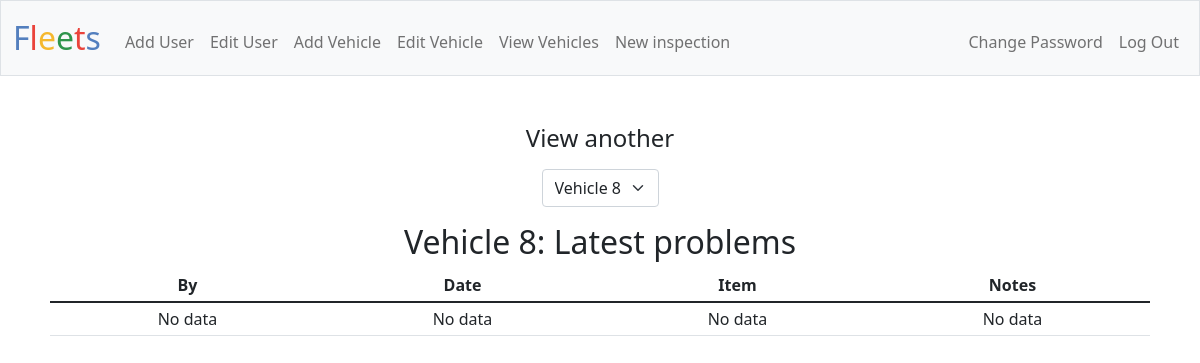
Page /vehicles?vehicle=8 (signed in) on the earlier database version.
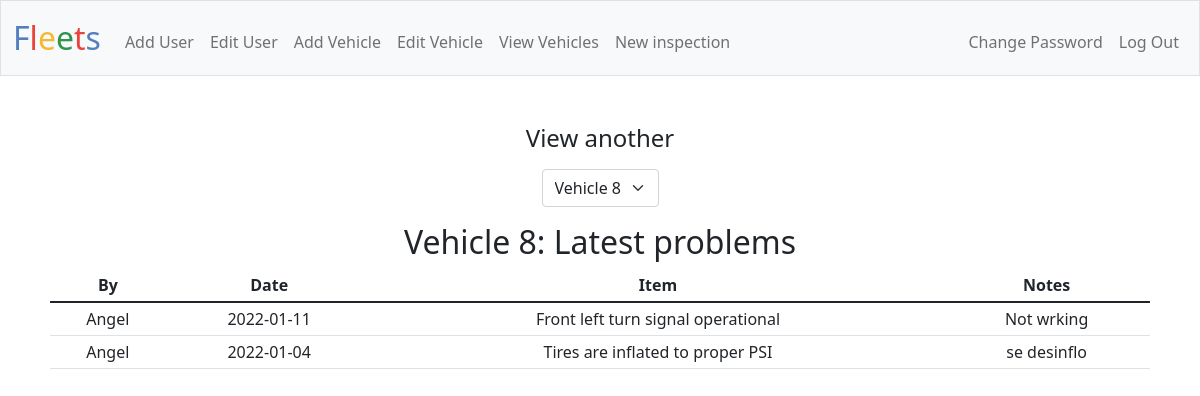
Same page on the later database version.
### tables this page shows
CREATE TABLE users
               (u_id INTEGER PRIMARY KEY, c_id INTEGER NOT NULL,
               username TEXT NOT NULL, email TEXT NOT NULL,
               hash TEXT NOT NULL, role TEXT NOT NULL, FOREIGN KEY (c_id)
               REFERENCES companys (id) ON DELETE CASCADE ON UPDATE NO ACTION);

CREATE TABLE inspections
               (i_id INTEGER PRIMARY KEY, c_id INTEGER NOT NULL,
               u_id INTEGER NOT NULL, v_id INTEGER NOT NULL, miles INTEGER NOT NULL,
               next_oil INTEGER NOT NULL, next_1 INTEGER, next_2 INTEGER, date TEXT NOT NULL,
               leak_sign INTEGER, leak_sign_t TEXT, leak_sign_b BLOB,
               tires_inflated INTEGER, tires_inflated_t TEXT, tires_inflated_b BLOB,
               windows_clean INTEGER, windows_clean_t TEXT, windows_clean_b BLOB,
               doors_open INTEGER, doors_open_t TEXT, doors_open_b BLOB,
               oil_level INTEGER, oil_level_t TEXT, oil_level_b BLOB,
               coolant_level INTEGER, coolant_level_t TEXT, coolant_level_b BLOB,
               brake_fluid INTEGER, brake_fluid_t TEXT, brake_fluid_b BLOB,
               transmission_fluid INTEGER, transmission_fluid_t TEXT, transmission_fluid_b BLOB,
               steering_fluid INTEGER, steering_fluid_t TEXT, steering_fluid_b BLOB,
               battery_corrosion INTEGER, battery_corrosion_t TEXT, battery_corrosion_b BLOB,
               windshield_fluid INTEGER, windshield_fluid_t TEXT, windshield_fluid_b BLOB,
               hoses INTEGER, hoses_t TEXT, hoses_b BLOB,
               belts INTEGER, belts_t TEXT, belts_b BLOB,
               interior_clean INTEGER, interior_clean_t TEXT, interior_clean_b BLOB,
               rear_compartment INTEGER, rear_compartment_t TEXT, rear_compartment_b BLOB,
               seatbelts INTEGER, seatbelts_t TEXT, seatbelts_b BLOB,
               mirrors INTEGER, mirrors_t TEXT, mirrors_b BLOB,
               brakes INTEGER, brakes_t TEXT, brakes_b BLOB,
               heater INTEGER, heater_t TEXT, heater_b BLOB,
               ac INTEGER, ac_t TEXT, ac_b BLOB,
               fuel INTEGER, fuel_t TEXT, fuel_b BLOB,
               warning_lights INTEGER, warning_lights_t TEXT, warning_lights_b BLOB,
               door_locks INTEGER, door_locks_t TEXT, door_locks_b BLOB,
               seats INTEGER, seats_t TEXT, seats_b BLOB,
               windows INTEGER, windows_t TEXT, windows_b BLOB,
               fleft_turn INTEGER, fleft_turn_t TEXT, fleft_turn_b BLOB,
               fright_turn INTEGER, fright_turn_t TEXT, fright_turn_b BLOB,
               rleft_turn INTEGER, rleft_turn_t TEXT, rleft_turn_b BLOB,
               rright_turn INTEGER, rright_turn_t TEXT, rright_turn_b BLOB,
               high_beam INTEGER, high_beam_t TEXT, high_beam_b BLOB,
               low_beams INTEGER, low_beams_t TEXT, low_beams_b BLOB,
               reverse_lights INTEGER, reverse_lights_t TEXT, reverse_lights_b BLOB,
               emergency_flashers INTEGER, emergency_flashers_t TEXT, emergency_flashers_b BLOB,
               trailer_connection INTEGER, trailer_connection_t TEXT, trailer_connection_b BLOB,
               harness INTEGER, harness_t TEXT, harness_b BLOB,
               glasses INTEGER, glasses_t TEXT, glasses_b BLOB,
               face_shield INTEGER, face_shield_t TEXT, face_shield_b BLOB,
               hard_hat INTEGER, hard_hat_t TEXT, hard_hat_b BLOB,
               gloves INTEGER, gloves_t TEXT, gloves_b BLOB,
               sleeves INTEGER, sleeves_t TEXT, sleeves_b BLOB,
               shoes INTEGER, shoes_t TEXT, shoes_b BLOB,
               ladders_racks INTEGER, ladders_racks_t TEXT, ladders_racks_b BLOB,
               boom_control INTEGER, boom_control_t TEXT, boom_control_b BLOB,
               hose_leaks INTEGER, hose_leaks_t TEXT, hose_leaks_b BLOB,
               hydraulics_leaks INTEGER, hydraulics_leaks_t TEXT, hydraulics_leaks_b BLOB,
               basket INTEGER, basket_t TEXT, basket_b BLOB,
               extra1 INTEGER, extra1_t TEXT, extra1_b BLOB,
               extra2 INTEGER, extra2_t TEXT, extra2_b BLOB,
               extra3 INTEGER, extra3_t TEXT, extra3_b BLOB,
               extra4 INTEGER, extra4_t TEXT, extra4_b BLOB,
               extra5 INTEGER, extra5_t TEXT, extra5_b BLOB,
               extra6 INTEGER, extra6_t TEXT, extra6_b BLOB,
               extra7 INTEGER, extra7_t TEXT, extra7_b BLOB,
               extra8 INTEGER, extra8_t TEXT, extra8_b BLOB,
               extra9 INTEGER, extra9_t TEXT, extra9_b BLOB,
               extra10 INTEGER, extra10_t TEXT, extra10_b BLOB,
               extra11 INTEGER, extra11_t TEXT, extra11_b BLOB,
               extra12 INTEGER, extra12_t TEXT, extra12_b BLOB,
               extra13 INTEGER, extra13_t TEXT, extra13_b BLOB,
               extra14 INTEGER, extra14_t TEXT, extra14_b BLOB,
               extra15 INTEGER, extra15_t TEXT, extra15_b BLOB,
               extra16 INTEGER, extra16_t TEXT, extra16_b BLOB,
               extra17 INTEGER, extra17_t TEXT, extra17_b BLOB,
               extra18 INTEGER, extra18_t TEXT, extra18_b BLOB,
               extra19 INTEGER, extra19_t TEXT, extra19_b BLOB,
               extra20 INTEGER, extra20_t TEXT, extra20_b BLOB,
               extra21 INTEGER, extra21_t TEXT, extra21_b BLOB,
               extra22 INTEGER, extra22_t TEXT, extra22_b BLOB,
               extra23 INTEGER, extra23_t TEXT, extra23_b BLOB,
               extra24 INTEGER, extra24_t TEXT, extra24_b BLOB,
               extra25 INTEGER, extra25_t TEXT, extra25_b BLOB,
               extra26 INTEGER, extra26_t TEXT, extra26_b BLOB,
               extra27 INTEGER, extra27_t TEXT, extra27_b BLOB,
               extra28 INTEGER, extra28_t TEXT, extra28_b BLOB,
               extra29 INTEGER, extra29_t TEXT, extra29_b BLOB,
               extra30 INTEGER, extra30_t TEXT, extra30_b BLOB,
               extra31 INTEGER, extra31_t TEXT, extra31_b BLOB,
               extra32 INTEGER, extra32_t TEXT, extra32_b BLOB,
               extra33 INTEGER, extra33_t TEXT, extra33_b BLOB,
               extra34 INTEGER, extra34_t TEXT, extra34_b BLOB,
               extra35 INTEGER, extra35_t TEXT, extra35_b BLOB,
               extra36 INTEGER, extra36_t TEXT, extra36_b BLOB,
               extra37 INTEGER, extra37_t TEXT, extra37_b BLOB,
               extra38 INTEGER, extra38_t TEXT, extra38_b BLOB,
               extra39 INTEGER, extra39_t TEXT, extra39_b BLOB,
               extra40 INTEGER, extra40_t TEXT, extra40_b BLOB,
               FOREIGN KEY (c_id) REFERENCES companys (id) ON DELETE CASCADE
               ON UPDATE NO ACTION, FOREIGN KEY (u_id) REFERENCES users (u_id) ON DELETE NO ACTION
               ON UPDATE NO ACTION, FOREIGN KEY (v_id) REFERENCES vehicles (v_id) ON DELETE CASCADE
               ON UPDATE NO ACTION);

### app.py (the view, shortened to what this page needs)
@app.route("/vehicles", methods=["GET", "POST"])
@permissions_required
@login_required
def vehicles():
    if request.method == "GET":
        if not request.args.get("vehicle"):
            db = sqlite3.connect(db_path)
            db.row_factory = sqlite3.Row
            vehicles = as_dict(db.execute("SELECT * FROM vehicles WHERE c_id = ? ORDER BY v_id DESC", [session.get("c_id")]).fetchall())
            inspections = as_dict(db.execute("SELECT * FROM inspections WHERE c_id = ? ORDER BY date DESC", [session.get("c_id")]).fetchall())
            db.close()
            v = {ve["number"]:[[i["next_oil"], i["miles"], i["date"]] for i in inspections if i["v_id"] == ve["v_id"]] for ve in vehicles}
            for vehicle, i in v.items():
                if len(i) < 2:
                    i.append(["No data", "No data", "No data", "No data"])
                else:
                    d1 = datetime.datetime.strptime(i[0][2], '%Y-%m-%d')
                    d2 = datetime.datetime.strptime(i[1][2], '%Y-%m-%d')
                    delta_t = abs((d2 - d1).days)
                    delta_m = i[0][1] - i[1][1]
                    remaining = i[0][0] - i[0][1]
                    try:    #avoid deviding by 0
                        day = remaining * delta_t // delta_m
                    except:
                        delta = datetime.timedelta(days = 730)
                        new_date = d1 + delta
                        i[0].append(new_date.strftime('%Y-%m-%d'))
                    else:
                        delta = datetime.timedelta(days = day)
                        new_date = d1 + delta
                        i[0].append(new_date.strftime('%Y-%m-%d'))
            return render_template("vehicles.html", vehicles=v)
        else:
            db = sqlite3.connect(db_path)
            db.row_factory = sqlite3.Row
            vehicle = as_dict(db.execute("SELECT * FROM vehicles WHERE c_id = ? AND number = ?",
                                    [session.get("c_id"), request.args.get("vehicle")]).fetchall())
            if len(vehicle) != 1:
                return redirect("/vehicles")
            v = as_dict(db.execute("SELECT * FROM vehicles WHERE c_id = ? ORDER BY number",
                                    [session.get("c_id")]).fetchall())
            inspections = as_dict(db.execute("SELECT * FROM inspections WHERE c_id = ? AND v_id = ? ORDER BY date DESC, i_id DESC",
                                                [session.get("c_id"), vehicle[0]["v_id"]]).fetchall())
            users = as_dict(db.execute("SELECT * FROM users WHERE c_id = ?", [session.get("c_id")]).fetchall())
            db.close()
            inspection = [[i[c[1]], c[3], i["date"], u["username"]] for i in inspections
                            for c in c1 for u in users if i[c[0]] == 0 and u["u_id"] == i["u_id"]]
            if len(inspection) < 1:
                inspection = [["No data", "No data", "No data", "No data"]]
            return render_template("vehicles.html", vehicle=request.args.get("vehicle"), inspection=inspection, vehicles=v)

### app.py (called while the page is built)
@app.after_request
def after_request(response):
    response.headers["Cache-Control"] = "no-cache, no-store, must-revalidate"
    response.headers["Expires"] = 0
    response.headers["Pragma"] = "no-cache"
    return response

### helpers.py (called while the page is built)
def login_required(f):
    @wraps(f)
    def decorated_function(*args, **kwargs):
        if session.get("user_id") is None:
            return redirect("/login")
        return f(*args, **kwargs)
    return decorated_function

def permissions_required(f):
    @wraps(f)
    def decorated_function(*args, **kwargs):
        if session.get("user_id") is None or session.get("role") is None or session.get("role") not in ["owner", "admin"]:
            return redirect("/")
        return f(*args, **kwargs)
    return decorated_function

def as_dict(rows):
    return list(map(dict,rows))

### templates/vehicles.html (shortened to what this page needs)
{% extends "layout.html" %}
{% block main %}
    <div style="text-align:center; max-width:1100px; margin: auto;">
    {% if not vehicle %}
        <h2>Vehicles</h2>
        <table class="table table-hover table-sm">
            <thead>
                <tr>
                    <th>ID</th>
                    <th>Mileage of the next oil change</th>
                    <th>Latest Inspection Mileage</th>
                    <th>Latest Inspection Date</th>
                    <th>Projected date of next oil change</th>
                </tr>
            </thead>
            {% for v, i in vehicles.items() %}
            <tbody>
                <tr style='cursor: pointer; cursor: hand;' onclick="window.location='/vehicles?vehicle={{ v }}';">
                    <td>{{ v }}</td>
                    <td>{{ i[0][0] }}</td>
                    <td>{{ i[0][1] }}</td>
                    <td>{{ i[0][2] }}</td>
                    <td>{{ i[0][3] }}</td>
                </tr>
            </tbody>
            {% endfor %}
        </table>
    </div>
{% else %}
    <h4>View another</h4>
    <form>
            <select class="form-select" name="vehicle" style="width: auto; margin-right:auto; margin-left:auto; margin-bottom:1em">
                {% for v in vehicles %}
                    {% if vehicle == v["number"] %}
                        <option selected value="{{ v["number"] }}">Vehicle {{ v["number"] }}</option>
                    {% else %}
                        <option value="{{ v["number"] }}">Vehicle {{ v["number"] }}</option>
                    {% endif %}
                {% endfor %}
            </select>
        </div>
    <div style="text-align:center; max-width:1100px; margin: auto;">
    <h2>Vehicle {{vehicle}}: Latest problems</h2>
        <table class="table table-hover table-sm">
            <thead>
                <tr>
                    <th>By</th>
                    <th>Date</th>
                    <th>Item</th>
                    <th>Notes</th>
                </tr>
            </thead>
            <tbody id="toChange">
            {% for i in inspection %}
                <tr>
                    <td>{{ i[3] }}</td>
                    <td>{{ i[2] }}</td>
                    <td>{{ i[1] }}</td>
                    <td>{{ i[0] }}</td>
                </tr>
            {% endfor %}
            </tbody>
        </table>
    </div>
{% endif %}
{% endblock %}

### templates/layout.html (shortened to what this page needs)
<!DOCTYPE html>
<html lang="en">
    <head>
        <link href="https://cdn.jsdelivr.net/npm/bootstrap@5.1.3/dist/css/bootstrap.min.css" rel="stylesheet">
        <link href="/static/styles.css" rel="stylesheet">
    </head>
    <body>
        <nav class="bg-light border navbar navbar-expand-md navbar-light">
            <div class="container-fluid">
                <a class="navbar-brand" href="/"><span class="blue">F</span><span class="red">l</span><span class="yellow">e</span><span class="green">e</span><span class="red">t</span><span class="blue">s</span></a>
                <div class="collapse navbar-collapse" id="navbar">
                    {% if session["user_id"] %}
                        <ul class="navbar-nav me-auto mt-2">
                            {% if session["role"] in ["owner", "admin"] %}
                            <li class="nav-item"><a class="nav-link" href="/add-user">Add User</a></li>
                            <li class="nav-item"><a class="nav-link" href="/edit-user">Edit User</a></li>
                            {% endif %}
                            <li class="nav-item"><a class="nav-link" href="/add-vehicle">Add Vehicle</a></li>
                            <li class="nav-item"><a class="nav-link" href="/edit-vehicle">Edit Vehicle</a></li>
                            <li class="nav-item"><a class="nav-link" href="/vehicles">View Vehicles</a></li>
                            <li class="nav-item"><a class="nav-link" href="/inspection">New inspection</a></li>
                        </ul>
                        <ul class="navbar-nav ms-auto mt-2">
                            <li class="nav-item"><a class="nav-link" href="/password">Change Password</a></li>
                            <li class="nav-item"><a class="nav-link" href="/logout">Log Out</a></li>
                        </ul>
                    {% else %}
                        <ul class="navbar-nav ms-auto mt-2">
                            <li class="nav-item"><a class="nav-link" href="/register">Register</a></li>
                            <li class="nav-item"><a class="nav-link" href="/login">Log In</a></li>
                        </ul>
                    {% endif %}
                </div>
            </div>
        </nav>
        <main class="container-fluid py-5 text-center">
            {% block main %}{% endblock %}
        </main>
    </body>
</html>

### static/styles.css (style rules this page uses)
nav .navbar-brand { font-size: xx-large; }
nav .navbar-brand .blue { color: #537fbe; }
nav .navbar-brand .red { color: #ea433b; }
nav .navbar-brand .yellow { color: #f5b82e; }
nav .navbar-brand .green { color: #2e944b; }

Differences in the rows shown:
now on this page (row unchanged): users: username "Angel" "Angel"
added inspections: date "2022-01-11", fleft_turn_t "Not wrking"
added inspections: date "2022-01-04", tires_inflated_t "se desinflo"
Other differences:
new list line: "Front left turn signal operational"
new list line: "Tires are inflated to proper PSI"
list line gone: "No data No data No data No data"
